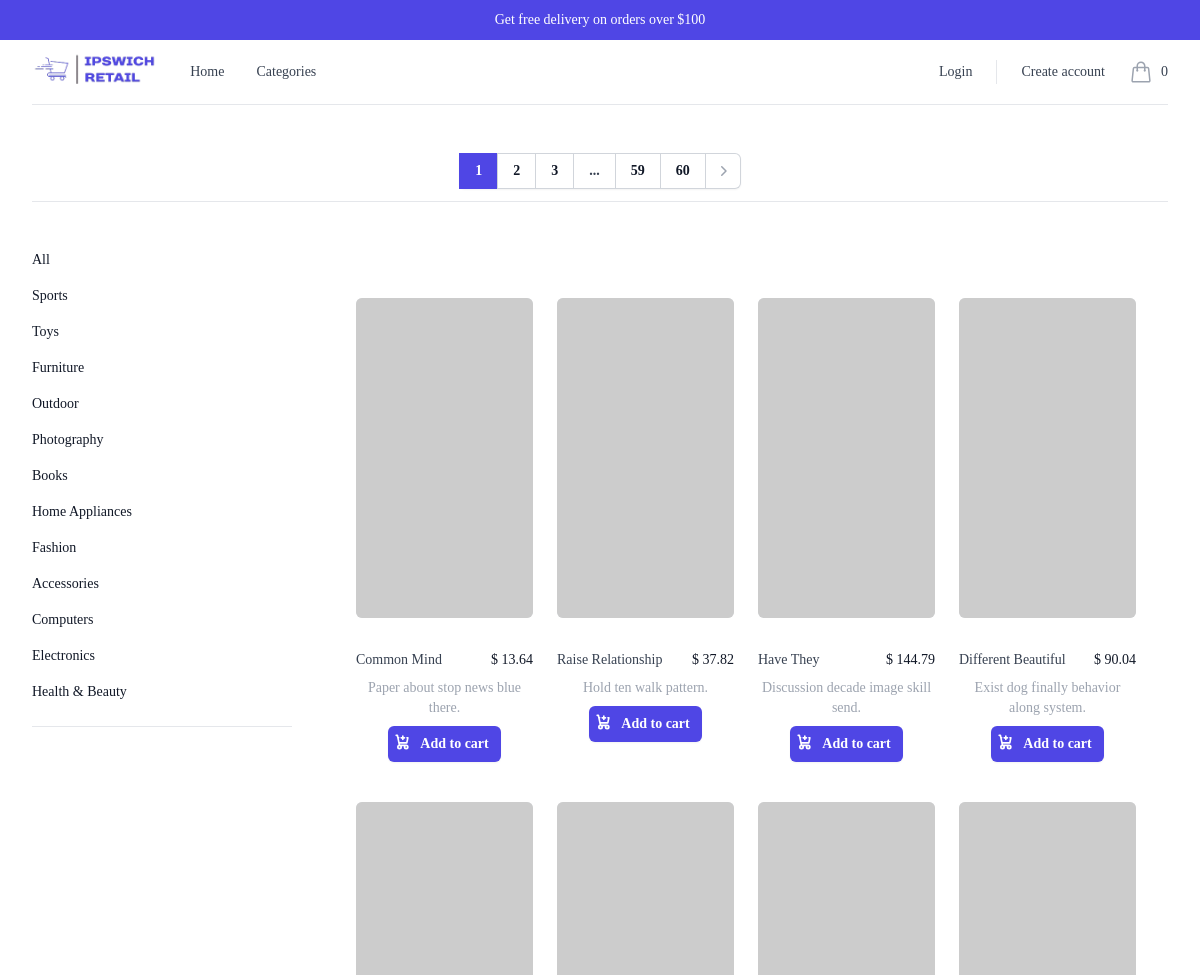
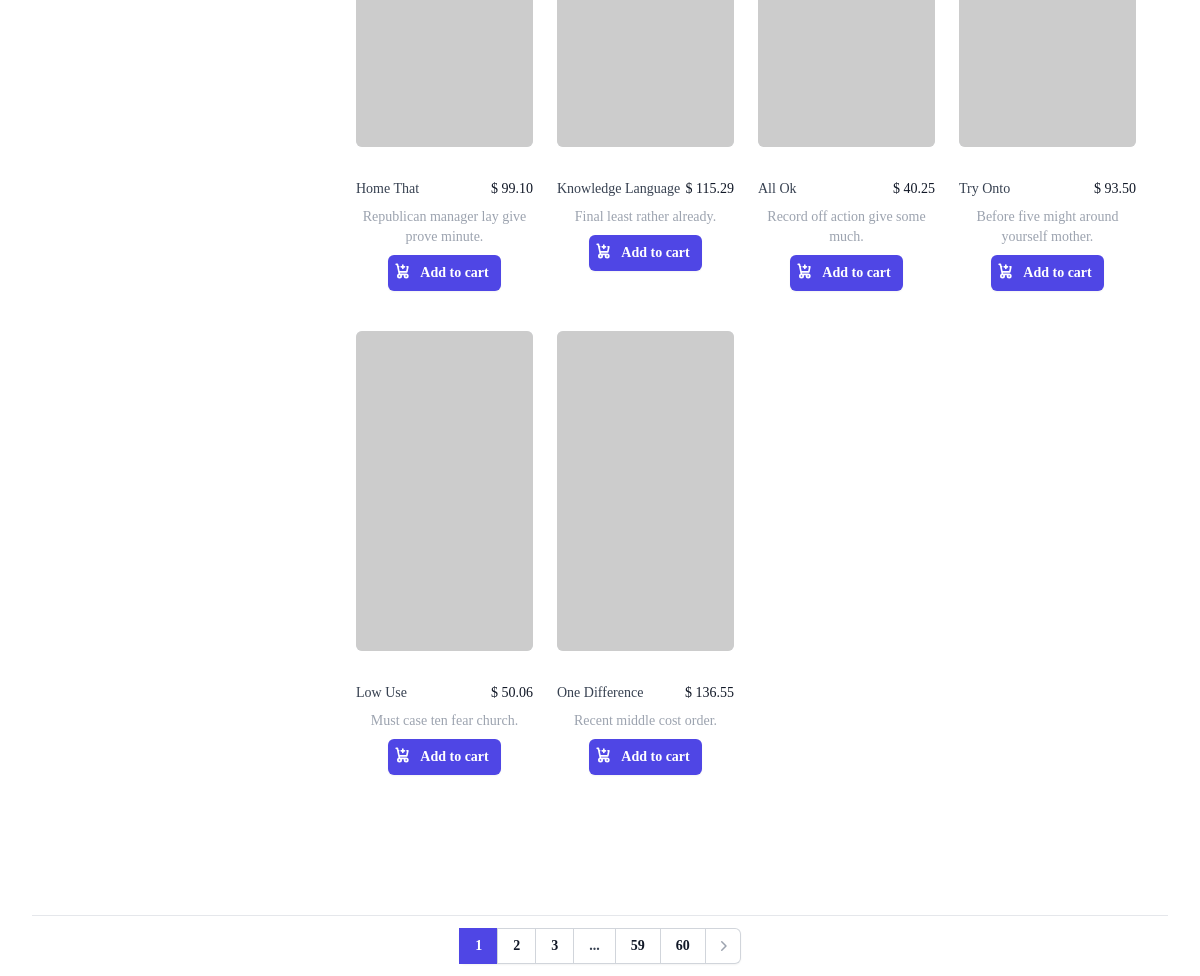
The app's page /products/category/ with its own data (2 pictures, top to bottom).
### shop/models.py (models this page shows, shortened)
class Category(models.Model):
    name = models.CharField(max_length=100)

class Product(models.Model):
    name = models.CharField(max_length=100)
    description = models.TextField()
    price = models.DecimalField(max_digits=10, decimal_places=2)
    image = models.ImageField(upload_to='products/')
    category = models.ForeignKey(Category, on_delete=models.SET_NULL, null=True, blank=True)
    stock = models.PositiveIntegerField(default=0)

### shop/views.py (the view)
# urls.py: path('products/category/', views.product_list_by_category, name='product_list_by_category'),
def product_list_by_category(request, category_id=None):
    categories = Category.objects.all()
    if category_id:
        category = get_object_or_404(Category, id=category_id)
        products = Product.objects.filter(category=category)
    else:
        products = Product.objects.all()
    paginator = Paginator(products, 10)  # Show 10 products per page
    page_number = request.GET.get('page')
    page_obj = paginator.get_page(page_number)
    return render(request, 'shop/product_list_category.html', {
        'page_obj': page_obj,
        'paginator': paginator,
        'categories': categories,
        'category': category if category_id else None
    })

### shop/context_processors.py (called while the page is built)
def cart_total_items(request):
    total_items = 0
    if request.user.is_authenticated:
        cart = Cart.objects.filter(user=request.user).first()
        if cart:
            total_items = sum([item.quantity for item in cart.cartitem_set.all()])
    else:
        cart = request.session.get('cart', {})
        total_items = sum(item['quantity'] for item in cart.values())
    return {'total_items_in_cart': total_items}

### theme/templates/shop/product_list_category.html (shortened to what this page needs)
{% extends '../base.html' %} {% block title %}Ipswich Retail | Categories{% endblock %}
{% block content %}
  <div>
    <main class="mx-auto max-w-7xl px-4 sm:px-6 lg:px-8">
      <div class="flex items-baseline justify-center min-w-full pb-6 pt-4">
          {% include '../components/paginations/top-pagination.html' %}
      </div>
      <section aria-labelledby="products-heading" class="pb-24 pt-6">
        <div class="grid grid-cols-1 gap-x-8 gap-y-10 lg:grid-cols-4">
          {% include '../components/blocks/category_forms_list.html' %}
          <div class="lg:col-span-3">
            <div class="mx-auto max-w-2xl px-4 py-4 sm:px-6 sm:py-6 lg:max-w-7xl lg:px-8">
              {% include '../components/products/products.html' %}
            </div>
          </div>
        </div>
      </section>
      {% include '../components/paginations/bottom-pagination.html' %}
    </main>
  </div>
{% endblock %}

### theme/templates/components/blocks/category_forms_list.html (shortened to what this page needs)
<form class="hidden lg:block">
  <ul
    role="list"
    class="space-y-4 border-b border-gray-200 pb-6 text-sm font-medium text-gray-900"
  >
    <li>
      <a href="{% url 'product_list_by_category' %}">All</a>
    </li>
    {% for category in categories %}
    <li>
      <a href="{% url 'product_list_by_category' category.id %}"
        >{{ category.name }}</a
      >
    </li>
    {% endfor %}
  </ul>
</form>

### theme/templates/components/products/products.html (shortened to what this page needs)
<div class="mt-6 grid grid-cols-1 gap-x-6 gap-y-10 sm:grid-cols-2 lg:grid-cols-4 xl:gap-x-8">
  {% for product in page_obj %}
    <div class="group relative">
      <div class="aspect-h-1 aspect-w-1 w-full overflow-hidden rounded-md bg-gray-200 lg:aspect-none group-hover:opacity-75 lg:h-80">
        <a href="{% url 'product_detail' product.id %}">
          <img src="{{ product.image }}" alt="{{ product.name }}" class="size-full object-cover object-center lg:size-full" />
        </a>
      </div>
      <div class="mt-4 flex justify-center flex-col w-full items-center gap-2">
        <div class="mt-4 flex justify-between min-w-full">
          <div>
            <h3 class="text-sm text-gray-700">
              <a href="{% url 'product_detail' product.id %}">
                <span aria-hidden="true" class="absolute inset-0"></span>
                {{ product.name }}
              </a>
            </h3>
          </div>
          <div>
            <p class="text-sm font-medium text-gray-900">
              $ {{ product.price }}
            </p>
          </div>
        </div>
        <p class="text-sm font-medium text-gray-400 text-center">
          {{ product.description }}
        </p>
        <form action="{% url 'add_to_cart' product.id %}" method="post">
          <div class="z-100 relative bottom-0">
            <button
              type="submit"
              class="flex w-full justify-center rounded-md bg-indigo-600 px-3 py-1.5 text-sm/6 font-semibold text-white shadow-sm hover:bg-indigo-500 focus-visible:outline focus-visible:outline-2 focus-visible:outline-offset-2 focus-visible:outline-indigo-600"
              >
              Add to cart
            </button>
          </div>
        </form>
      </div>
    </div>
  {% endfor %}
</div>

### records on screen
Category: name "Sports"
Category: name "Toys"
Category: name "Furniture"
Category: name "Outdoor"
Category: name "Photography"
Category: name "Books"
Category: name "Home Appliances"
Category: name "Fashion"
Category: name "Accessories"
Category: name "Computers"
Category: name "Electronics"
Category: name "Health & Beauty"
Product: name "Common Mind", price "13.64", description "Paper about stop news blue there."
Product: name "Raise Relationship", price "37.82", description "Hold ten walk pattern."
Product: name "Have They", price "144.79", description "Discussion decade image skill send."
Product: name "Different Beautiful", price "90.04", description "Exist dog finally behavior along system."
Product: name "Home That", price "99.10", description "Republican manager lay give prove minute."
Product: name "Knowledge Language", price "115.29", description "Final least rather already."
Product: name "All Ok", price "40.25", description "Record off action give some much."
Product: name "Try Onto", price "93.50", description "Before five might around yourself mother."
Product: name "Low Use", price "50.06", description "Must case ten fear church."
Product: name "One Difference", price "136.55", description "Recent middle cost order."

### other values on screen
{{ total_items_in_cart }} "0"
{{ page_num }} "1" "2" "3"
{{ page_num }} "59" "60"
